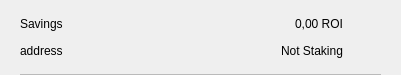
<?xml version="1.0" encoding="UTF-8"?>
<ui version="4.0">
 <class>CSRow</class>
 <widget class="QWidget" name="CSRow">
  <property name="geometry">
   <rect>
    <x>0</x>
    <y>0</y>
    <width>401</width>
    <height>75</height>
   </rect>
  </property>
  <property name="windowTitle">
   <string>Form</string>
  </property>
  <layout class="QVBoxLayout" name="verticalLayout">
   <property name="spacing">
    <number>0</number>
   </property>
   <property name="leftMargin">
    <number>20</number>
   </property>
   <property name="topMargin">
    <number>10</number>
   </property>
   <property name="rightMargin">
    <number>20</number>
   </property>
   <property name="bottomMargin">
    <number>0</number>
   </property>
   <item>
    <widget class="QWidget" name="info" native="true">
     <property name="minimumSize">
      <size>
       <width>0</width>
       <height>0</height>
      </size>
     </property>
     <layout class="QHBoxLayout" name="horizontalLayout_3">
      <property name="leftMargin">
       <number>0</number>
      </property>
      <property name="topMargin">
       <number>0</number>
      </property>
      <property name="rightMargin">
       <number>0</number>
      </property>
      <property name="bottomMargin">
       <number>10</number>
      </property>
      <item>
       <widget class="QWidget" name="container" native="true">
        <property name="minimumSize">
         <size>
          <width>0</width>
          <height>0</height>
         </size>
        </property>
        <layout class="QVBoxLayout" name="verticalLayout_2">
         <property name="spacing">
          <number>0</number>
         </property>
         <property name="leftMargin">
          <number>0</number>
         </property>
         <property name="topMargin">
          <number>0</number>
         </property>
         <property name="rightMargin">
          <number>0</number>
         </property>
         <property name="bottomMargin">
          <number>0</number>
         </property>
         <item>
          <layout class="QHBoxLayout" name="horizontalLayout">
           <item>
            <widget class="QLabel" name="labelName">
             <property name="text">
              <string>Savings</string>
             </property>
            </widget>
           </item>
           <item>
            <spacer name="horizontalSpacer">
             <property name="orientation">
              <enum>Qt::Horizontal</enum>
             </property>
             <property name="sizeHint" stdset="0">
              <size>
               <width>40</width>
               <height>20</height>
              </size>
             </property>
            </spacer>
           </item>
           <item>
            <widget class="QLabel" name="labelAmount">
             <property name="text">
              <string>0,00 ROI</string>
             </property>
            </widget>
           </item>
          </layout>
         </item>
         <item>
          <layout class="QHBoxLayout" name="horizontalLayout_2">
           <item>
            <widget class="QLabel" name="labelAddress">
             <property name="text">
              <string>address</string>
             </property>
            </widget>
           </item>
           <item>
            <spacer name="horizontalSpacer_2">
             <property name="orientation">
              <enum>Qt::Horizontal</enum>
             </property>
             <property name="sizeHint" stdset="0">
              <size>
               <width>40</width>
               <height>20</height>
              </size>
             </property>
            </spacer>
           </item>
           <item>
            <widget class="QLabel" name="labelStaking">
             <property name="text">
              <string>Not Staking</string>
             </property>
            </widget>
           </item>
          </layout>
         </item>
        </layout>
       </widget>
      </item>
      <item alignment="Qt::AlignHCenter|Qt::AlignVCenter">
       <widget class="QPushButton" name="pushButtonMenu">
        <property name="minimumSize">
         <size>
          <width>24</width>
          <height>24</height>
         </size>
        </property>
        <property name="maximumSize">
         <size>
          <width>32</width>
          <height>32</height>
         </size>
        </property>
        <property name="focusPolicy">
         <enum>Qt::NoFocus</enum>
        </property>
        <property name="styleSheet">
         <string notr="true">border:none; background-color:transparent;</string>
        </property>
        <property name="text">
         <string/>
        </property>
        <property name="icon">
         <iconset>
          <normaloff>://ic-menu-hover</normaloff>://ic-menu-hover</iconset>
        </property>
        <property name="iconSize">
         <size>
          <width>24</width>
          <height>24</height>
         </size>
        </property>
       </widget>
      </item>
     </layout>
    </widget>
   </item>
   <item>
    <widget class="QLabel" name="lblDivisory">
     <property name="minimumSize">
      <size>
       <width>0</width>
       <height>1</height>
      </size>
     </property>
     <property name="maximumSize">
      <size>
       <width>16777215</width>
       <height>1</height>
      </size>
     </property>
     <property name="styleSheet">
      <string notr="true">background-color:#bababa;</string>
     </property>
     <property name="text">
      <string/>
     </property>
     <property name="alignment">
      <set>Qt::AlignBottom|Qt::AlignLeading|Qt::AlignLeft</set>
     </property>
    </widget>
   </item>
  </layout>
 </widget>
 <resources/>
 <connections/>
</ui>
